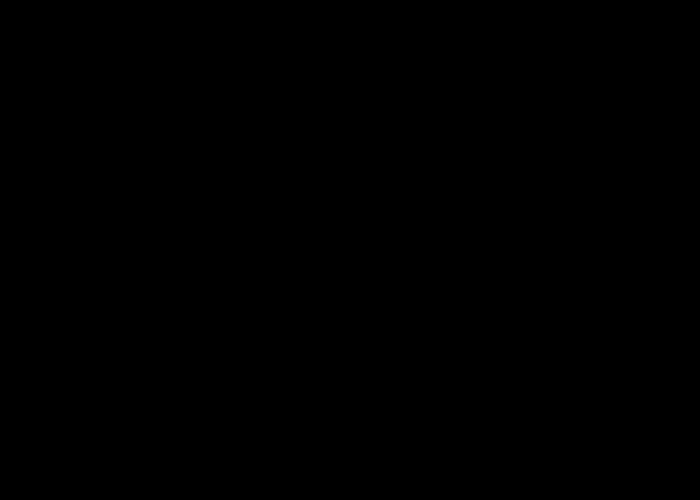
Frame 1 (no input)
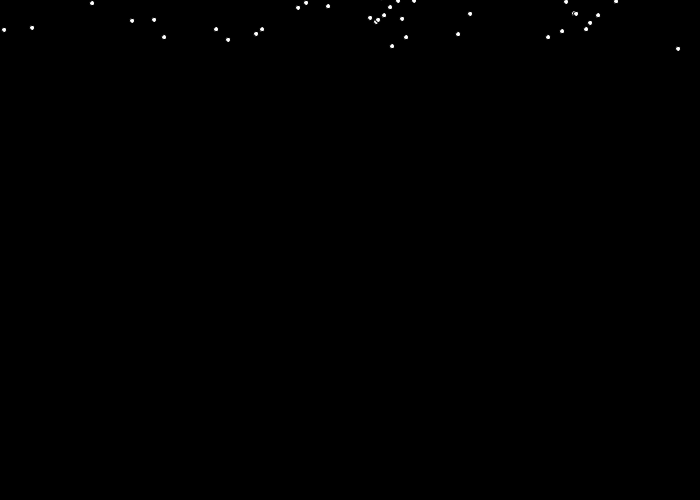
Frame 60 (the mouse pressed at the canvas centre just before this capture)
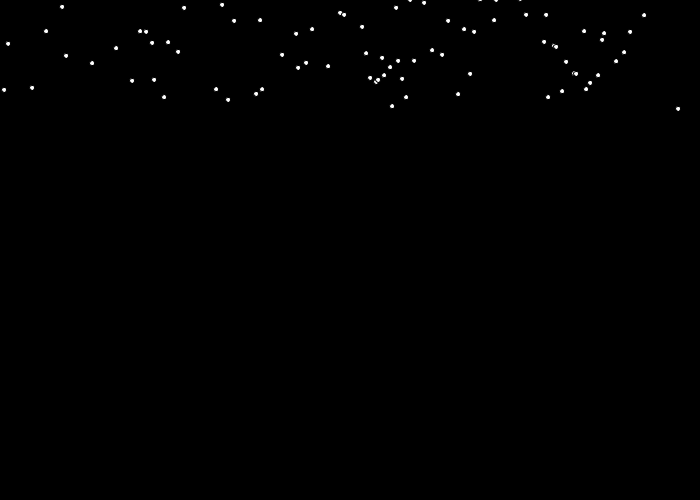
Frame 120 (the mouse held since frame 60 and released just before this capture)

The Processing sketch that drew these frames (run headless with seeded random() and noise(); from frame 60 on, the mouse is pressed at the canvas centre):

// Processing sketch: Nieve_que_se_ilumina_con_el_raton
// ── Nieve_que_se_ilumina_con_el_raton.pde
//Caen círculos blancos que representan nieve y cuando tocan el ratón desaparecen dejando
//una luz donde estaban.

int[] nieveSueloX = new int[6]; 
int[] nieveSueloY = new int[6];
float[][] copos;
float[][] lights;    //{width,height}
float maxCount = 8;
int[] count;
int[] act;
int[] actL;
int num;


void setup(){
  size(700,500);
  background(0);
  num = width/2;
  copos = new float[num][2];
  lights = new float[num][2];
  count = new int[num];
  act = new int[num];
  actL = new int[num];
 
  for(int x=0; x<num; x++){
      lights[x][0] = 4;
      lights[x][1] = 2;
      copos[x][0] = 2*x;
      copos[x][1] = random(-height,-5);
      act[x] = 1;
      actL[x] = 0;
  }
}

void draw(){

  fill(0);
  rect(0,0,width,height);

  for(int x=0; x<num; x++){  

    if(act[x]==0 && actL[x]==0){
      lights[x][0] = 4;
      lights[x][1] = 2;
      copos[x][1] = random(-height,-5);
      count[x] = 0;
      act[x] = 1;
      actL[x] = 0;
    }
    
    if(act[x] == 1){
      fill(255);
      ellipseMode(CENTER);
      ellipse(copos[x][0],copos[x][1],5,5);
      copos[x][1]++;
    }
    
    if(actL[x] == 1){
      fill(255);
      ellipseMode(CENTER);
      ellipse(copos[x][0],copos[x][1],lights[x][0],lights[x][1]);
      lights[x][0]++;
      lights[x][1]++;
      count[x]++;
    }
    
    if(copos[x][1] > height + 10){
      act[x] = 0;
      actL[x] = 1;
    }
    else if(mouseX-3 < copos[x][0] && copos[x][0] < mouseX+3 && copos[x][1] > mouseY-3 && copos[x][1] < mouseY+3){
      act[x] = 0;
      actL[x] = 1;
    }

    if(count[x] > maxCount){
      actL[x] = 0;
    }
    
  }
}
